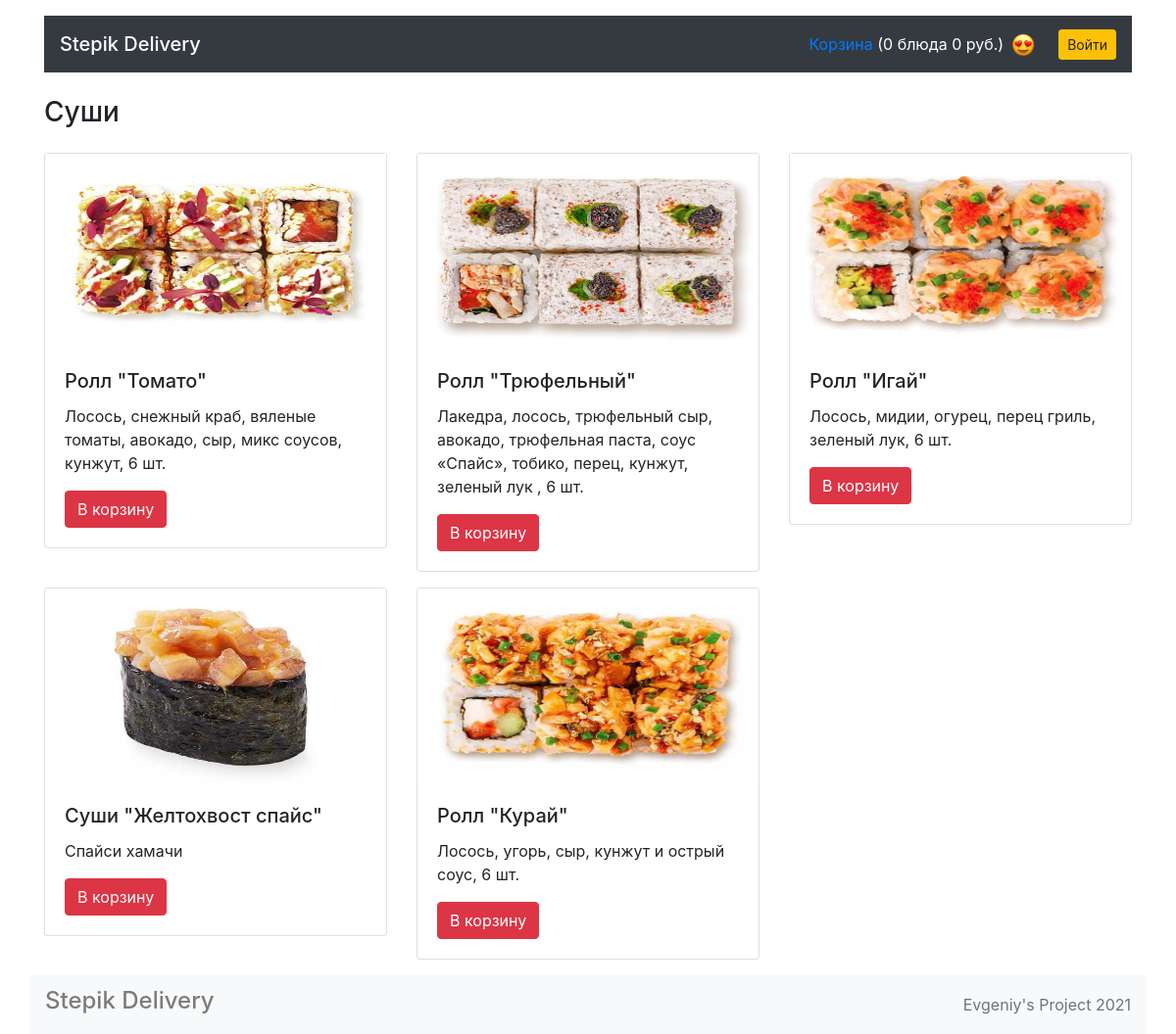
Screenshot of /categories/1 with the database file from the repository.
### models.py (models this page shows)
class Category(db.Model):
    __tablename__ = 'categories'
    id = db.Column(db.Integer, primary_key=True)
    title = db.Column(db.String(), nullable=False)     # добавить unique=True
    dishes = db.relationship('Dish', back_populates='category')

class Dish(db.Model):
    __tablename__ = 'dishes'
    id = db.Column(db.Integer, primary_key=True)
    title = db.Column(db.String(), nullable=False)
    price = db.Column(db.Integer, nullable=False)
    description = db.Column(db.String(), nullable=False)
    picture = db.Column(db.String(), nullable=False)
    category_id = db.Column(db.Integer(), db.ForeignKey("categories.id"))
    category = db.relationship('Category', back_populates="dishes")
    orders = db.relationship("Order", secondary=orders_dishes_association, back_populates="dishes")

### views.py (the view)
@app.route('/categories/<category_id>')
def render_category(category_id):
    is_auth = False
    if session.get("user_id"):
        is_auth = True
    order_cart = session.get("cart", [])
    order_sum = session.get("sum", 0)
    category = db.session.query(Category).get_or_404(category_id)
    return render_template('category.html',
                           is_auth=is_auth,
                           order_cart=order_cart,
                           order_sum=order_sum,
                           category=category)

### templates/category.html (shortened to what this page needs)
  {% extends 'base.html' %}
  {% block container %}
    <section>
      <h3 class="my-4">{{ category.title }}</h3>
      <div class="row mt-4">
        {% for dish in category.dishes %}
        <div class="col-12 col-md-4">
          <div class="card mb-3">
             <img src="/static/pictures/{{ dish.picture }}" width="300" height="200" class="card-img-top" alt="">
            <div class="card-body">
              <h4 class="h5 card-title">{{ dish.title }}</h4>
              <p class="card-text">{{ dish.description|truncate(120) }}</p>
              <a href="/add_to_cart/{{ dish.id }}" class="btn btn-danger">В корзину</a>
            </div>
          </div>
        </div>
        {% endfor %}
      </div>
    </section>
{% endblock %}

### templates/base.html (style rules this page uses)
html { position: relative; min-height: 100%; }
body { margin-bottom: 60px; }

### rows the page displays
Category: title "Суши"
Dish: picture (picture), title "Ролл \"Томато\"", description "Лосось, снежный краб, вяленые томаты, авокадо, сыр, микс соусов, кунжут, 6 шт."
Dish: picture (picture), title "Ролл \"Трюфельный\"", description "Лакедра, лосось, трюфельный сыр, авокадо, трюфельная паста, соус «Спайс», тобико, перец, кунжут, зеленый лук , 6 шт."
Dish: picture (picture), title "Ролл \"Игай\"", description "Лосось, мидии, огурец, перец гриль, зеленый лук, 6 шт."
Dish: picture (picture), title "Суши \"Желтохвост спайс\"", description "Спайси хамачи"
Dish: picture (picture), title "Ролл \"Курай\"", description "Лосось, угорь, сыр, кунжут и острый соус, 6 шт."

### other values shown
{{ order_cart|length }} "0"
{{ order_sum }} "0"
